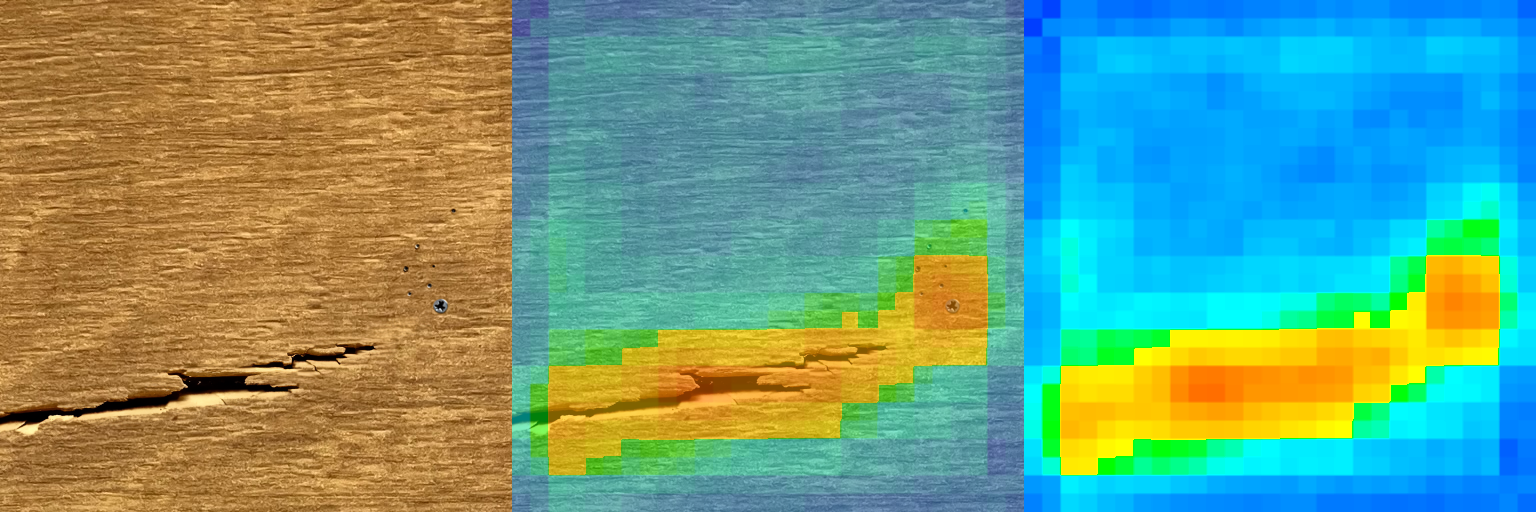
#> input picture data/sample01.png, 1536 x 512 px
$ python -i visualize.py   (imports and definitions only)
#> lines starting #> are read from the running program, lines starting #| are printed output that depends on the picture
#> further down, picture is the input picture: shape (512, 1536, 3); mean B, G, R 131.4, 157, 108.6
from __future__ import annotations

import numpy as np
import cv2
from copy import deepcopy
import torch
import colorsys

# [93 lines left out: functions color_map, color_map2, create_color_bar_image, create_heatmap_image, add_image, not called in this run]

def _create_mask(im: np.array) -> np.array:
    """マスク画像の生成

    Args:
        im (np.array): 入力画像

    Returns:
        np.array: マスク画像
    """
    im_mask = cv2.cvtColor(im, cv2.COLOR_BGR2GRAY)
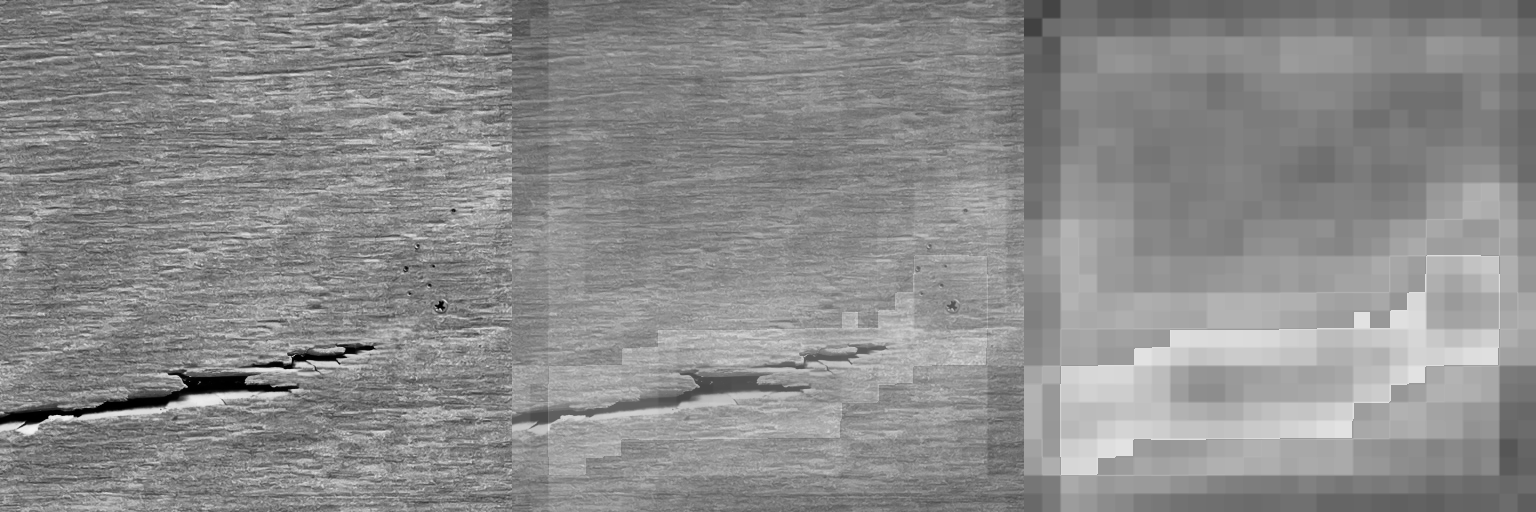
#> im_mask: shape (512, 1536); min 0, max 243, mean 139.6
    im_mask = cv2.bitwise_not(im_mask)
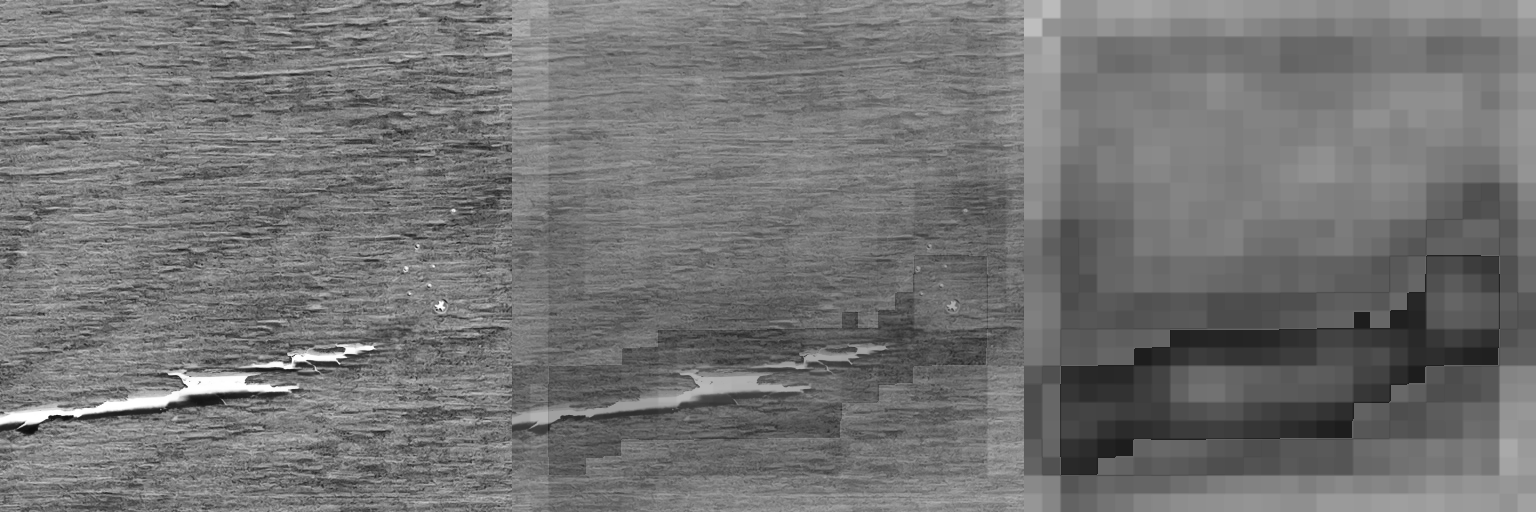
#> im_mask: shape (512, 1536); min 12, max 255, mean 115.4
    white = np.full(im_mask.shape, 255, dtype=np.uint8)
    im_mask = cv2.bitwise_or(white, white, mask=im_mask)
#> im_mask: shape (512, 1536); every value is 255

    return im_mask

>>> import cv2
>>> picture = cv2.imread('../../../data/sample01.png')
>>> result = _create_mask(picture)

$ run again, on data/sample02.png
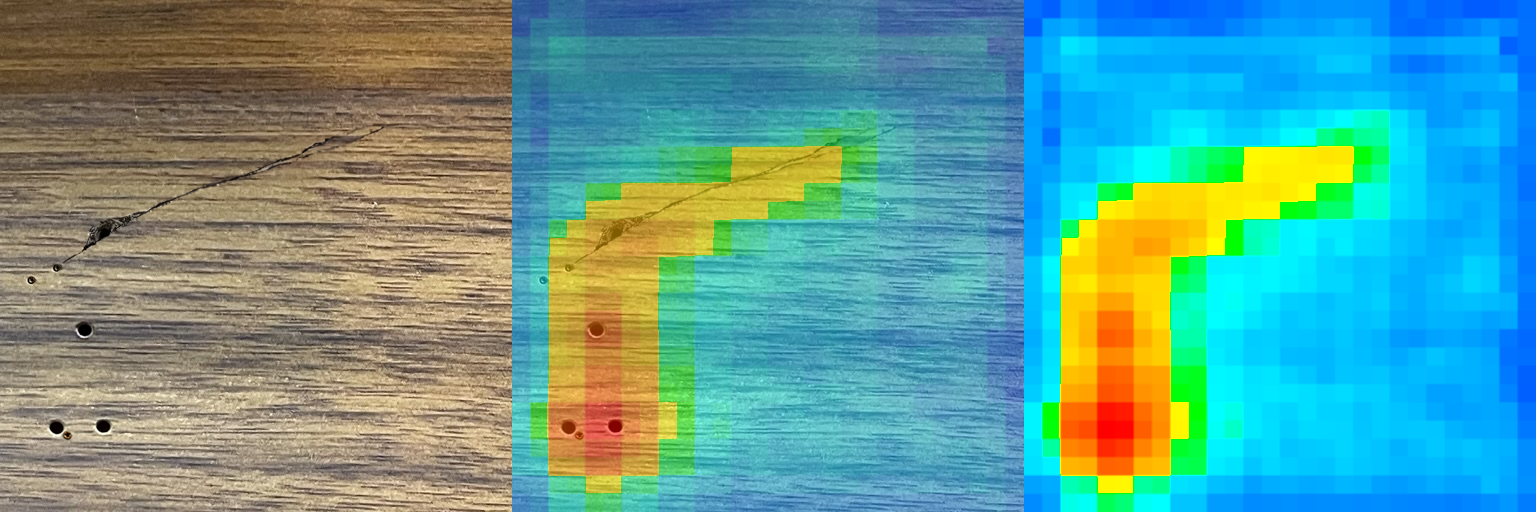
#> input picture data/sample02.png, 1536 x 512 px
#> picture is the input picture: shape (512, 1536, 3); mean B, G, R 151.9, 158, 93.4
#> in _create_mask, `im_mask = cv2.cvtColor(im, cv2.COLOR_BGR2GRAY)`:
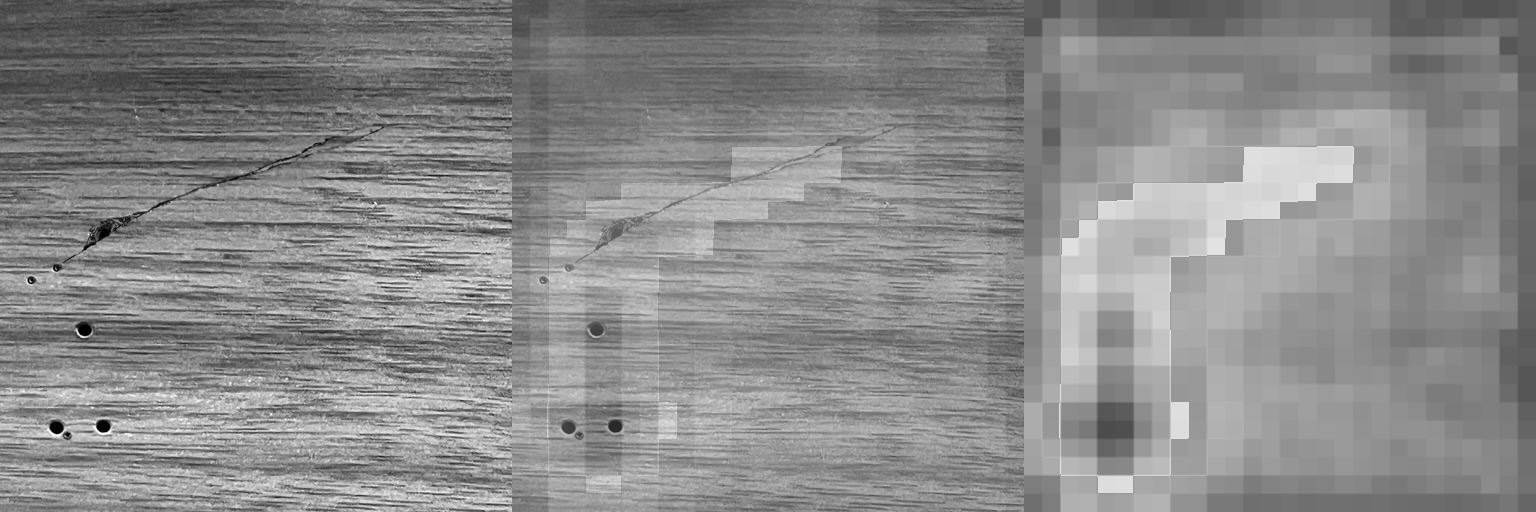
#> im_mask: shape (512, 1536); min 0, max 254, mean 138
#> in _create_mask, `im_mask = cv2.bitwise_not(im_mask)`:
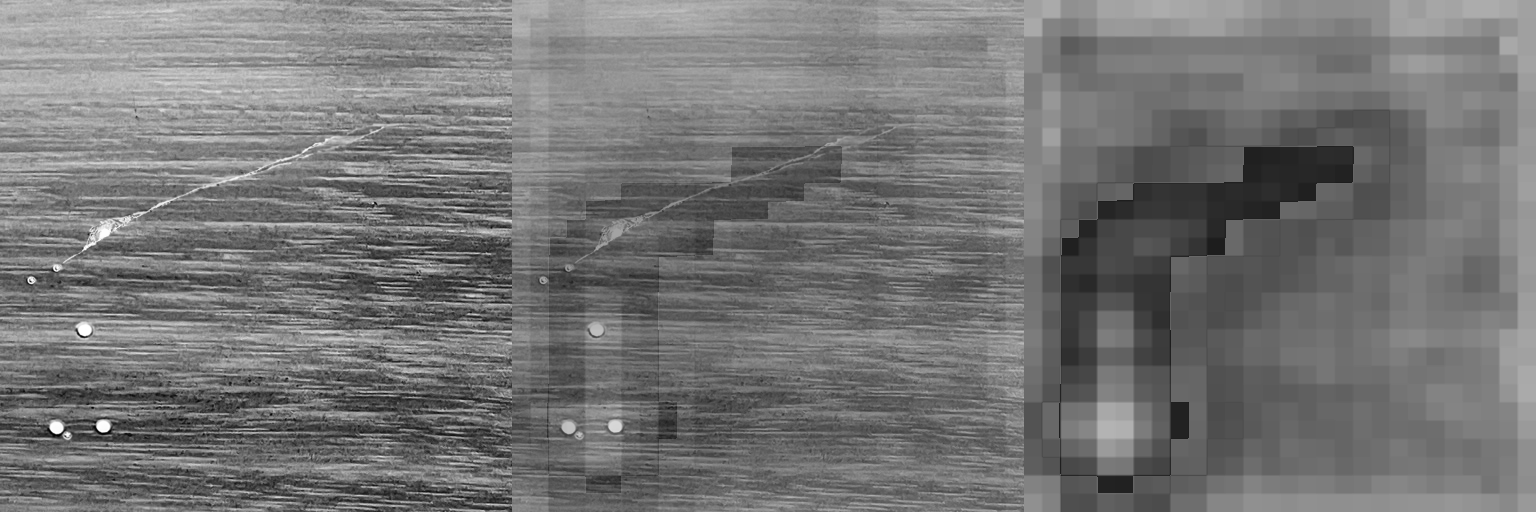
#> im_mask: shape (512, 1536); min 1, max 255, mean 117

$ run again, on data/sample03.png
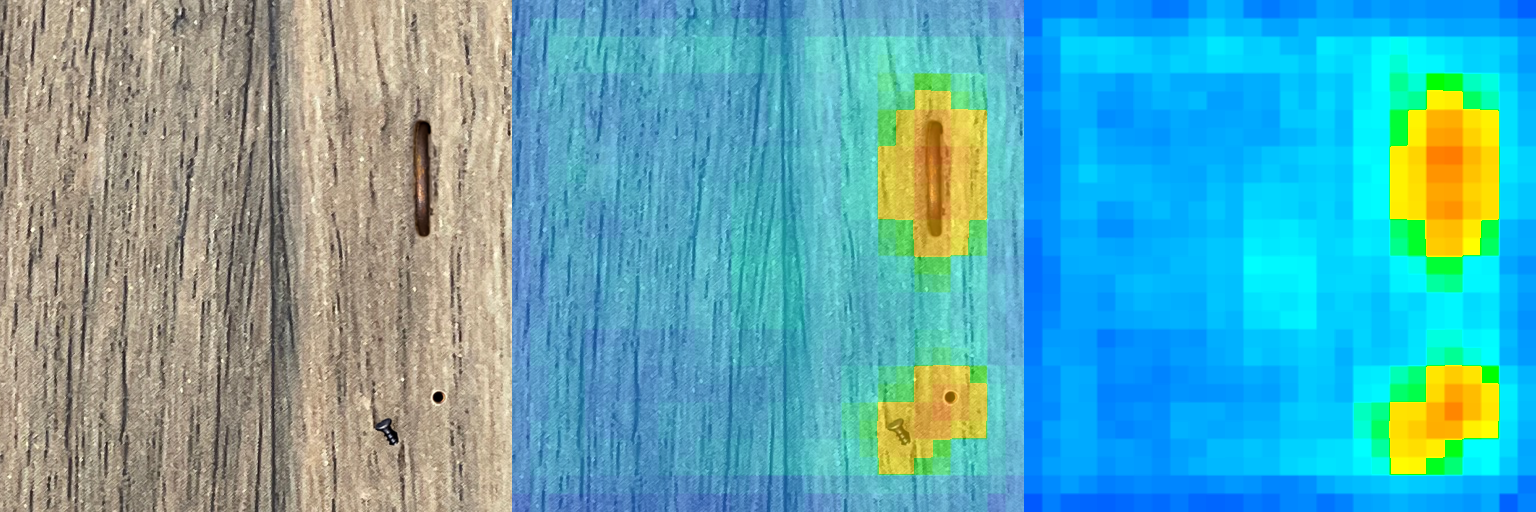
#> input picture data/sample03.png, 1536 x 512 px
#> picture is the input picture: shape (512, 1536, 3); mean B, G, R 180.1, 170.2, 94
#> in _create_mask, `im_mask = cv2.cvtColor(im, cv2.COLOR_BGR2GRAY)`:
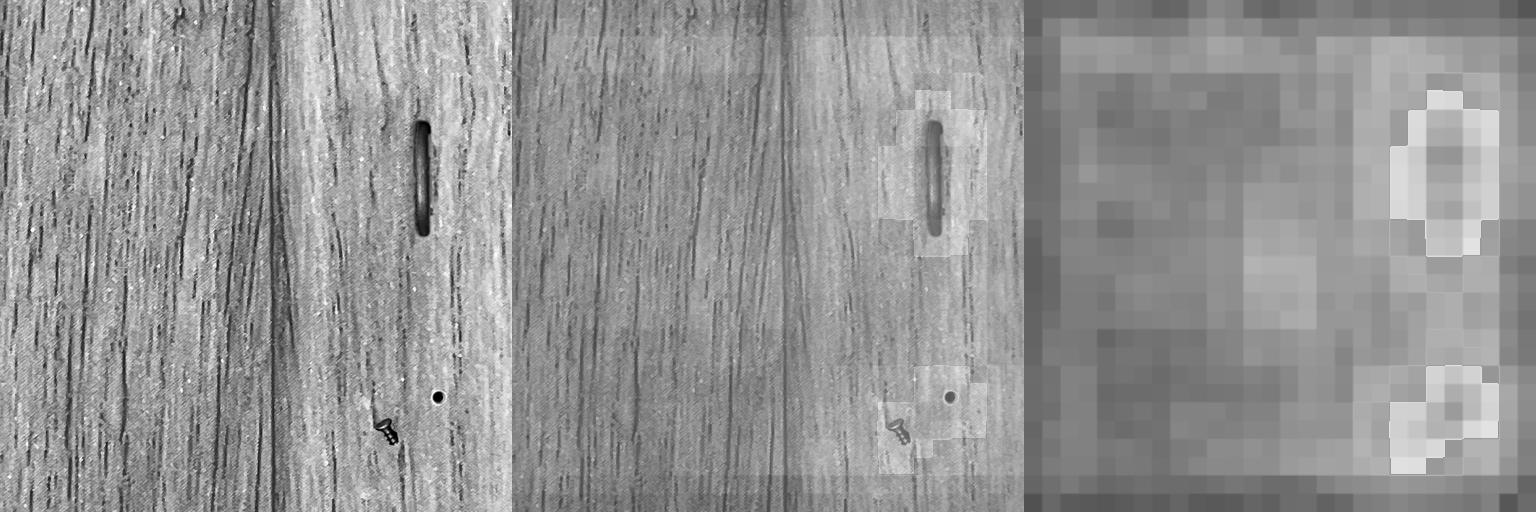
#> im_mask: shape (512, 1536); min 0, max 253, mean 148.6
#> in _create_mask, `im_mask = cv2.bitwise_not(im_mask)`:
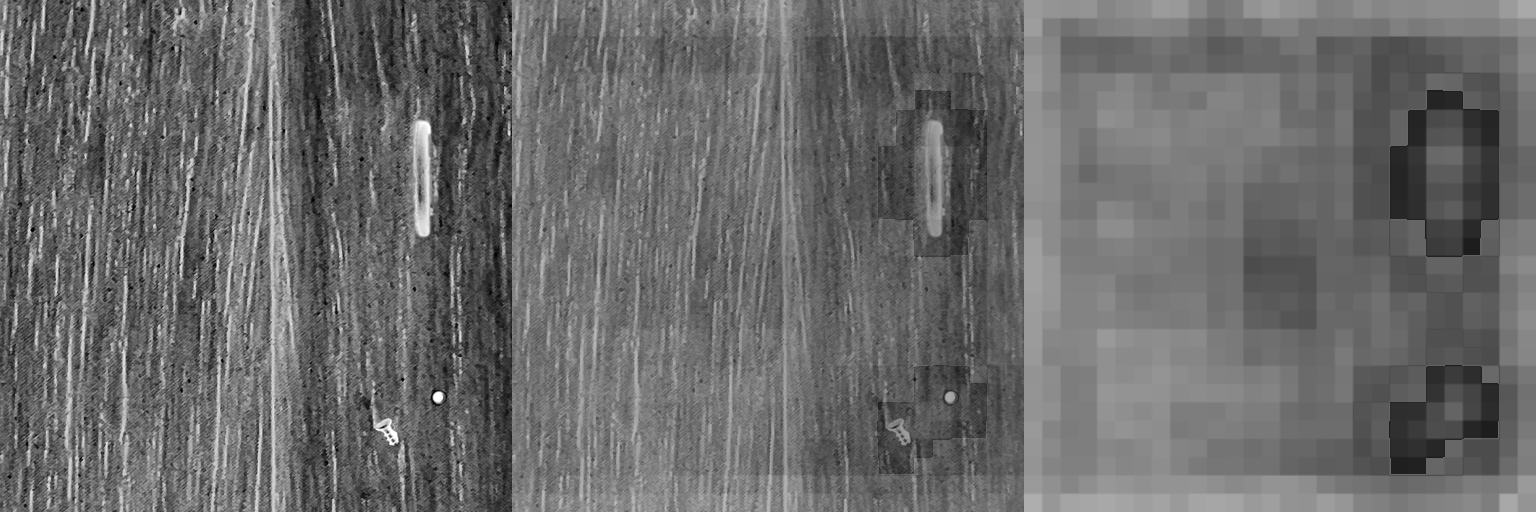
#> im_mask: shape (512, 1536); min 2, max 255, mean 106.4
